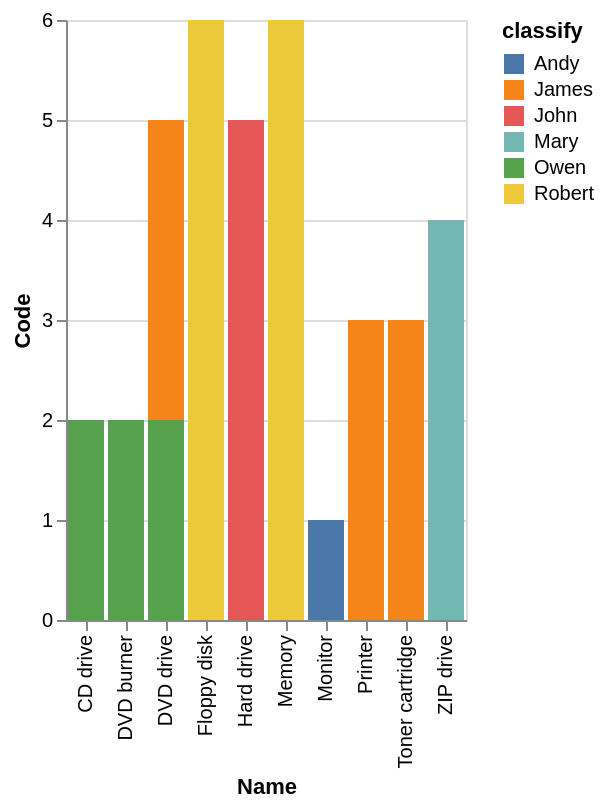

Write the Vega-Lite specification saved for this chart.
### Vega-Lite specification from a JSON file in a GitHub repository (floating-point values rounded to 4 significant figures)
{"data": {"values": [{"x_data": "CD drive", "y_data": 0, "classify": "Andy"}, {"x_data": "DVD burner", "y_data": 0, "classify": "Andy"}, {"x_data": "DVD drive", "y_data": 0, "classify": "Andy"}, {"x_data": "Floppy disk", "y_data": 0, "classify": "Andy"}, {"x_data": "Hard drive", "y_data": 0, "classify": "Andy"}, {"x_data": "Memory", "y_data": 0, "classify": "Andy"}, {"x_data": "Monitor", "y_data": 1, "classify": "Andy"}, {"x_data": "Printer", "y_data": 0, "classify": "Andy"}, {"x_data": "Toner cartridge", "y_data": 0, "classify": "Andy"}, {"x_data": "ZIP drive", "y_data": 0, "classify": "Andy"}, {"x_data": "CD drive", "y_data": 0, "classify": "James"}, {"x_data": "DVD burner", "y_data": 0, "classify": "James"}, {"x_data": "DVD drive", "y_data": 3, "classify": "James"}, {"x_data": "Floppy disk", "y_data": 0, "classify": "James"}, {"x_data": "Hard drive", "y_data": 0, "classify": "James"}, {"x_data": "Memory", "y_data": 0, "classify": "James"}, {"x_data": "Monitor", "y_data": 0, "classify": "James"}, {"x_data": "Printer", "y_data": 3, "classify": "James"}, {"x_data": "Toner cartridge", "y_data": 3, "classify": "James"}, {"x_data": "ZIP drive", "y_data": 0, "classify": "James"}, {"x_data": "CD drive", "y_data": 0, "classify": "John"}, {"x_data": "DVD burner", "y_data": 0, "classify": "John"}, {"x_data": "DVD drive", "y_data": 0, "classify": "John"}, {"x_data": "Floppy disk", "y_data": 0, "classify": "John"}, {"x_data": "Hard drive", "y_data": 5, "classify": "John"}, {"x_data": "Memory", "y_data": 0, "classify": "John"}, {"x_data": "Monitor", "y_data": 0, "classify": "John"}, {"x_data": "Printer", "y_data": 0, "classify": "John"}, {"x_data": "Toner cartridge", "y_data": 0, "classify": "John"}, {"x_data": "ZIP drive", "y_data": 0, "classify": "John"}, {"x_data": "CD drive", "y_data": 0, "classify": "Mary"}, {"x_data": "DVD burner", "y_data": 0, "classify": "Mary"}, {"x_data": "DVD drive", "y_data": 0, "classify": "Mary"}, {"x_data": "Floppy disk", "y_data": 0, "classify": "Mary"}, {"x_data": "Hard drive", "y_data": 0, "classify": "Mary"}, {"x_data": "Memory", "y_data": 0, "classify": "Mary"}, {"x_data": "Monitor", "y_data": 0, "classify": "Mary"}, {"x_data": "Printer", "y_data": 0, "classify": "Mary"}, {"x_data": "Toner cartridge", "y_data": 0, "classify": "Mary"}, {"x_data": "ZIP drive", "y_data": 4, "classify": "Mary"}, {"x_data": "CD drive", "y_data": 2, "classify": "Owen"}, {"x_data": "DVD burner", "y_data": 2, "classify": "Owen"}, {"x_data": "DVD drive", "y_data": 2, "classify": "Owen"}, {"x_data": "Floppy disk", "y_data": 0, "classify": "Owen"}, {"x_data": "Hard drive", "y_data": 0, "classify": "Owen"}, {"x_data": "Memory", "y_data": 0, "classify": "Owen"}, {"x_data": "Monitor", "y_data": 0, "classify": "Owen"}, {"x_data": "Printer", "y_data": 0, "classify": "Owen"}, {"x_data": "Toner cartridge", "y_data": 0, "classify": "Owen"}, {"x_data": "ZIP drive", "y_data": 0, "classify": "Owen"}, {"x_data": "CD drive", "y_data": 0, "classify": "Robert"}, {"x_data": "DVD burner", "y_data": 0, "classify": "Robert"}, {"x_data": "DVD drive", "y_data": 0, "classify": "Robert"}, {"x_data": "Floppy disk", "y_data": 6, "classify": "Robert"}, {"x_data": "Hard drive", "y_data": 0, "classify": "Robert"}, {"x_data": "Memory", "y_data": 6, "classify": "Robert"}, {"x_data": "Monitor", "y_data": 0, "classify": "Robert"}, {"x_data": "Printer", "y_data": 0, "classify": "Robert"}, {"x_data": "Toner cartridge", "y_data": 0, "classify": "Robert"}, {"x_data": "ZIP drive", "y_data": 0, "classify": "Robert"}]}, "mark": "bar", "encoding": {"x": {"field": "x_data", "type": "nominal", "title": "Name", "sort": "ascending"}, "y": {"field": "y_data", "type": "quantitative", "title": "Code"}, "color": {"field": "classify"}}}
